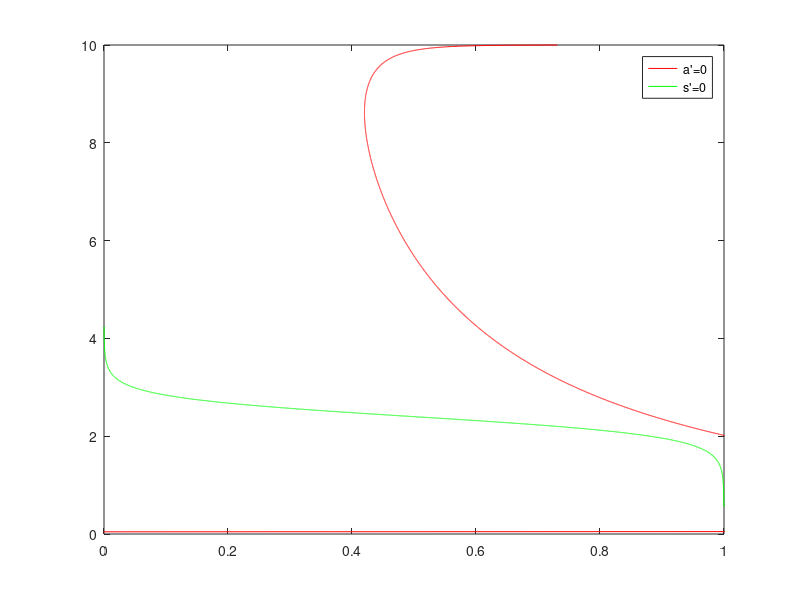

Write MATLAB code to recreate this figure.
theta = 2.7052;

ka = 2; %2
thetaa = 0;
w = 1;
lambdaa=10; %10
ks = -0.8; %-0.8
thetas = 2.4; %2.4


a4s = linspace(0,10,1e4);
% a nulcline
s = (-ka*log(lambdaa./a4s -1)./4 + theta + thetaa)./(w*a4s);

s4a = linspace(0,1,1e4);
% s nulcine
a = (-ks*log(1./s4a-1))./4 + thetas;

figure
plot(s,a4s,'r'); hold on;
plot(s4a,a,'g');
legend("a'=0","s'=0")
axis([0 1 0 10])
